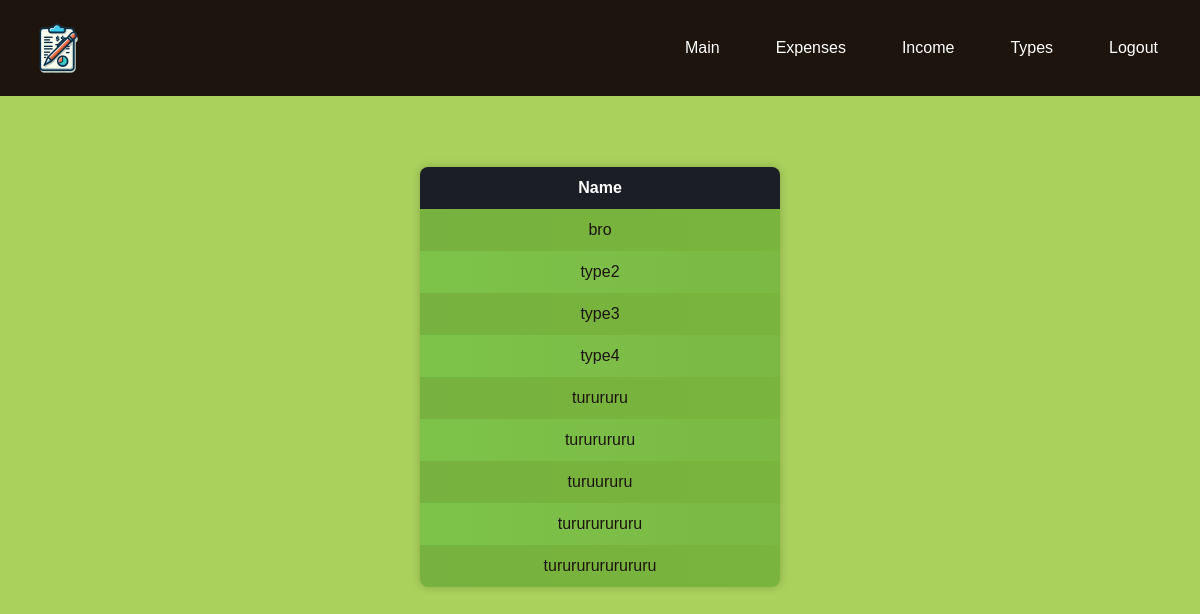
/types/list, run on an earlier commit of the app's database.
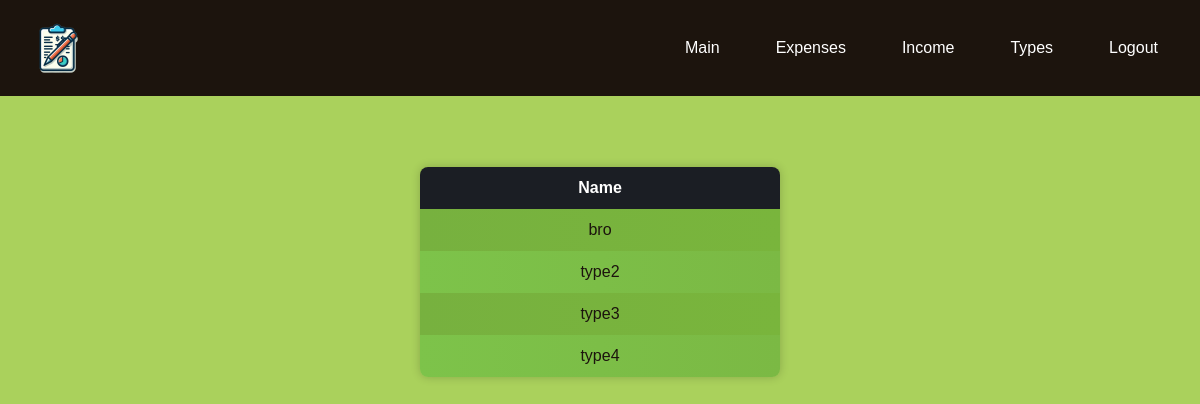
And on a later commit of the database.
### tables this page shows
CREATE TABLE type (
            id INTEGER PRIMARY KEY AUTOINCREMENT,
            name TEXT UNIQUE NOT NULL 
        );

### routes.py (the view)
@app.route("/types/list")
def listtypes():
    conn = sqlite3.connect('finance.db')
    cursor = conn.cursor()
    cursor.execute("SELECT * FROM type")
    types = cursor.fetchall()
    return render_template('list_types.html', types = types)

### templates/list_types.html
{% extends 'main_layout.html' %}
{% block content %}
  <br>
  <table>
    <tr>
      <th>Name</th>
    </tr>
    {% for data in types %}
      <tr onclick="window.location.href='/types/list/{{ data[0] }}'">
        <td>{{ data[1] }}</td>
      </tr>
    {% endfor %}
  </table>
{% endblock %}

### templates/main_layout.html (shortened to what this page needs)
<!DOCTYPE html>
<html>
  <head>
    <link rel="stylesheet" type="text/css" href="{{ url_for('static', filename = 'CSS/main_css.css') }}">
    <link rel="stylesheet" type="text/css" href="{{ url_for('static', filename = 'CSS/buttons.css') }}">
    <link rel="stylesheet" type="text/css" href="{{ url_for('static', filename = 'CSS/table.css') }}">
  </head>
  <body>
    <div class="header_tab">
      <img class="logo" src="{{ url_for('static', filename='assets/th.png') }}" onclick="goToHomePage()" style="cursor: pointer;"/>
      <ul class="nav">
        <li><a href="/">Main</a></li>
        <li><a href="/expenses"">Expenses</a></li>
        <li><a href="/income"">Income</a></li>
        <li><a href="/types">Types</a></li>
        <li><a href="/close">Logout</a></li>
      </ul>
    </div>
    <div class="main_content">
      {% block content %}
      {% endblock %}
    </div>
  </body>
</html>

### static/CSS/main_css.css (style rules this page uses)
body { margin: 0; font-family: Arial, sans-serif; background-color: #F2E9E1; color: #1C140D; }
.header_tab { background-color: #1C140D; padding: 2vh 2vw; display: flex; align-items: center; justify-content: space-between; position: fixed; top: 0; width: 100%; z-index: 1000; box-sizing: border-box; }
.header_tab .logo { height: 8vh; cursor: pointer; margin-right: 2vw; }
.nav { list-style-type: none; margin: 0; padding: 0; display: flex; gap: 20px; margin-left: auto; }
.nav li { display: inline; }
.nav a { color: #FFFFFF; text-decoration: none; padding: 1vh 2vw; display: block; }
.main_content { display: flex; align-items: center; flex-direction: column; text-align: center; background-color: #AAD15C; padding: 5vh 5vw; min-height: 100vh; margin-top: calc(2vh + 8vh); box-sizing: border-box; overflow-x: hidden; white-space: pre-line; }
@media (max-width: 1200px) { .nav a { padding: 1vh 1.5vw; } }
* { scrollbar-width: thin; scrollbar-color: #888 #f1f1f1; }
body { -ms-overflow-style: -ms-autohiding-scrollbar; }

### static/CSS/table.css (style rules this page uses)
table { border-collapse: collapse; width: calc(100% / 3); margin: 10%; margin-top: 1%; box-shadow: 0 0 10px rgba(0, 0, 0, 0.2); border-radius: 8px; overflow: hidden; }
th, td { padding: 12px; text-align: center; transition: background-color 0.3s ease, color 0.3s ease; }
th { background-color: #1b1e24; color: #fff; }
tr:nth-child(even) td { background: linear-gradient(to right, #77B13F, #79B53C); }
tr:nth-child(odd) td { background: linear-gradient(to right, #7DC34A, #7BB944); }

What changed in the data, as far as the page shows it:
removed type: name "turururu"
removed type: name "tururururu"
removed type: name "turuururu"
removed type: name "turururururu"
removed type: name "turururururururu"
